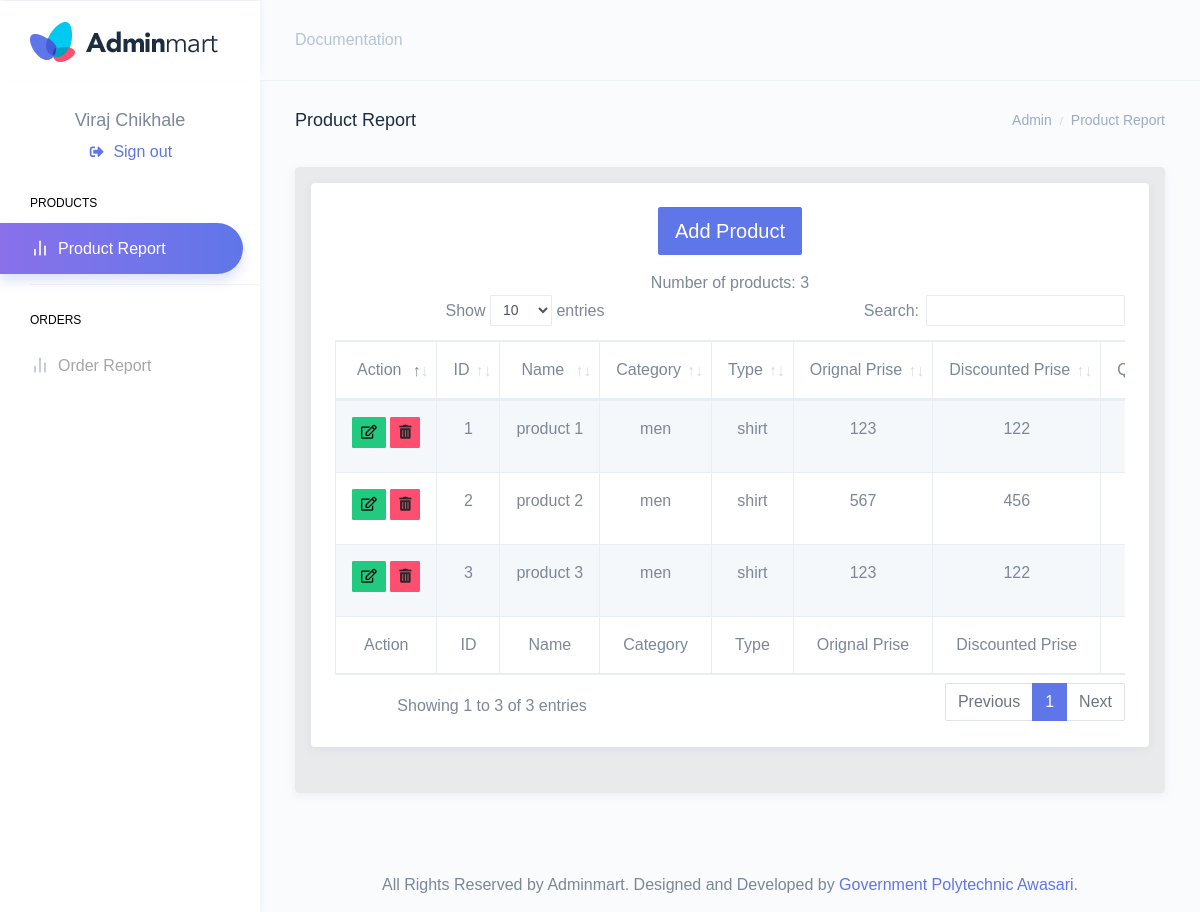
The page /admin/dashboard/index.php (signed in) on the database its author committed.
### tables this page shows
CREATE TABLE IF NOT EXISTS `admin_reg` (
  `id` int(11) NOT NULL AUTO_INCREMENT,
  `first_name` varchar(20) NOT NULL DEFAULT '',
  `last_name` varchar(20) NOT NULL,
  `email` varchar(40) NOT NULL,
  `phone` varchar(10) NOT NULL,
  `password` varchar(40) NOT NULL,
  PRIMARY KEY (`id`)
);

CREATE TABLE IF NOT EXISTS `products` (
  `id` int(11) NOT NULL AUTO_INCREMENT,
  `name` varchar(50) NOT NULL,
  `category` varchar(20) NOT NULL,
  `type` varchar(100) NOT NULL,
  `img` varchar(50) NOT NULL,
  `oprise` int(50) NOT NULL,
  `dprise` int(50) NOT NULL,
  `description` varchar(50) NOT NULL,
  `aid` varchar(50) NOT NULL,
  `quantity` varchar(50) NOT NULL,
  `sale` int(11) NOT NULL DEFAULT '0',
  PRIMARY KEY (`id`)
);

### admin/dashboard/index.php (the view, shortened to what this page needs)
?><!DOCTYPE html>
<html dir="ltr" lang="en">
<head>
	<link href="../src/assets/extra-libs/datatables.net-bs4/css/dataTables.bootstrap4.css" rel="stylesheet">
    <link href="../src/dist/css/style.min.css" rel="stylesheet">
	<link rel="stylesheet" type="text/css" href="highlights/highlight.min.css">
</head>
<body>
    <div id="main-wrapper" data-theme="light" data-layout="vertical" data-navbarbg="skin6" data-sidebartype="full" data-sidebar-position="fixed" data-header-position="fixed" data-boxed-layout="full">
        <header class="topbar" data-navbarbg="skin6">
            <nav class="navbar top-navbar navbar-expand-md">
                <div class="navbar-header" data-logobg="skin6">
                    <div class="navbar-brand">
                        <a href="docs.html">
                            <b class="logo-icon">
                                <img src="../src/assets/images/logo-icon.png" alt="homepage" class="dark-logo" />
                            </b>
                            <span class="logo-text">
                                <img src="../src/assets/images/logo-text.png" alt="homepage" class="dark-logo" />
                            </span>
                        </a>
                    </div>
                </div>
                <div class="navbar-collapse collapse" id="navbarSupportedContent">
                    <ul class="navbar-nav float-left mr-auto ml-3 pl-1">
                        <li class="nav-item">
                            <a class="nav-link" href="docs.html" role="button">
                                Documentation
                            </a>
                        </li>
                    </ul>
                </div>
            </nav>
        </header>
        <aside class="left-sidebar" data-sidebarbg="skin6">
            <div class="scroll-sidebar" data-sidebarbg="skin6">
                <nav class="sidebar-nav">
                    <ul id="sidebarnav">
                        <div class="col-md-12 text-center">
                            <?php
                                $ur = mysql_fetch_array(mysql_query("select * from admin_reg where email='".$_SESSION["user"]."'"));
                            ?>
                            <h4 class="name"><?php echo  ucfirst($ur['first_name'])."  ".ucfirst($ur['last_name']);?></h4>
                            <a href="../login" ><i class="fas fa-sign-out-alt fa-sm fa-fw mr-2 text-gray-400"></i>Sign out</a>
                        </div>
                        <br>
                        <li class="nav-small-cap"><span class="hide-menu">Products</span></li>
                        <li class="sidebar-item"> <a class="sidebar-link sidebar-link" href="index.php"
                        aria-expanded="false"><i data-feather="bar-chart-2" class="feather-icon"></i>
							<span class="hide-menu">Product Report</span></a>
						</li>
                        <li class="list-divider"></li>
                        <li class="nav-small-cap"><span class="hide-menu">Orders</span></li>
                        <li class="sidebar-item"> <a class="sidebar-link sidebar-link" href="order.php"
                        aria-expanded="false"><i data-feather="bar-chart-2" class="feather-icon"></i>
							<span class="hide-menu">Order Report</span></a>
						</li>
                    </ul>
                </nav>
            </div>
        </aside>
        <div class="page-wrapper">
            <div class="page-breadcrumb">
                <div class="d-flex align-items-center">
                    <h4 class="page-title text-truncate text-dark font-weight-medium mb-0">Product Report</h4>
                    <div class="ml-auto">
                        <nav aria-label="breadcrumb">
                            <ol class="breadcrumb m-0 p-0">
                                <li class="breadcrumb-item text-muted active" aria-current="page">Admin</li>
                                <li class="breadcrumb-item text-muted" aria-current="page">Product Report</li>
                            </ol>
                        </nav>
                    </div>
                </div>
            </div>
            <div class="container-fluid">
                <div class="row">
                    <div class="col-md-12">
                        <div class="card overflow-hidden">
							<div class="row justify-content-center bg-light p-3">
								<div class="col-md-12">
									<div class="card shadow-sm">
										<div class="p-4 text-center">
                                            <div class="col-md-12 text-center">
                                                <div class="form-group">
                                                    <a class="btn btn-lg btn-info" data-toggle="modal" data-target="#add_pro"  style="color:white"><i class="far fa-plus" style="color:rgb(0,0,0)"></i>Add Product</a>
                                                </div>
                                            </div>
											<div class="table-responsive">
			                                    <table id="zero_config" class="table table-striped table-bordered no-wrap">
			                                        <thead>
			                                            <tr>
			                                                <th>Action</th>
			                                                <th>ID</th>
			                                                <th>Name</th>
			                                                <th>Category</th>
			                                                <th>Type</th>
			                                                <th>Orignal Prise</th>
			                                                <th>Discounted Prise</th>
			                                                <th>Quantity</th>
			                                            </tr>
			                                        </thead>
			                                        <tbody>
                                                        <?php
                                                                    $ur = mysql_fetch_array(mysql_query("select * from admin_reg where email='".$_SESSION["user"]."'"));
                                                                    $res = mysql_query("select * from products WHERE aid='".$ur['id']."'");
                                                                    $id = 1;
                                                                    while($row = mysql_fetch_array($res))
                                                                    {
                                                                ?>
			                                            <tr>
                                                        <th scope="row">
                                                            <label class="control control--checkbox">
                                                            <a class="btn btn-sm btn-success" data-toggle="modal" data-target="#exampleModal_<?php echo $row['id'] ;?>"><i class="far fa-edit" style="color:rgb(10,10,10)"></i></a>
                                                            </label>
                                                            <label class="control control--checkbox">
                                                            <a class="btn btn-sm btn-danger" data-toggle="modal" data-target="#deleteModal_<?php echo $row['id'] ;?>"><i class="fas fa-trash-alt" style="color:rgb(40,40,40)"></i></a>
                                                            </label>
                                                        </th>
                                                        <td><?php echo $id;?></td>
                                                        <td><?php echo $row['name']; ?></td>
                                                        <td><?php echo $row['category']; ?></td>
                                                        <td><?php echo $row['type']; ?></td>
                                                        <td><?php echo $row['oprise']; ?></td>
                                                        <td><?php echo $row['dprise']; ?></td>
                                                        <td><?php echo $row['quantity']; ?></td>
			                                            </tr>
                                                        <?php
                                                        $id++; }
                                                        ?>
			                                        </tbody>
			                                        <tfoot>
			                                            <tr>
			                                                <th>Action</th>
			                                                <th>ID</th>
			                                                <th>Name</th>
			                                                <th>Category</th>
			                                                <th>Type</th>
			                                                <th>Orignal Prise</th>
			                                                <th>Discounted Prise</th>
			                                                <th>Quantity</th>
			                                            </tr>
			                                        </tfoot>
			                                    </table>
			                                </div>
										</div>
									</div>
								</div>
							</div>
						</div>
                    </div>
                </div>
            </div>
            <footer class="footer text-center">
                All Rights Reserved by Adminmart. Designed and Developed by <a
                    href="#">Government Polytechnic Awasari</a>.
            </footer>
        </div>
    </div>
</body>
</html>

### rows shown on the page
admin_reg: first_name "Viraj", last_name "Chikhale"
products: name "product 1", category "men", type "shirt", oprise "123", dprise "122"
products: name "product 2", category "men", type "shirt", oprise "567", dprise "456"
products: name "product 3", category "men", type "shirt", oprise "123", dprise "122"
